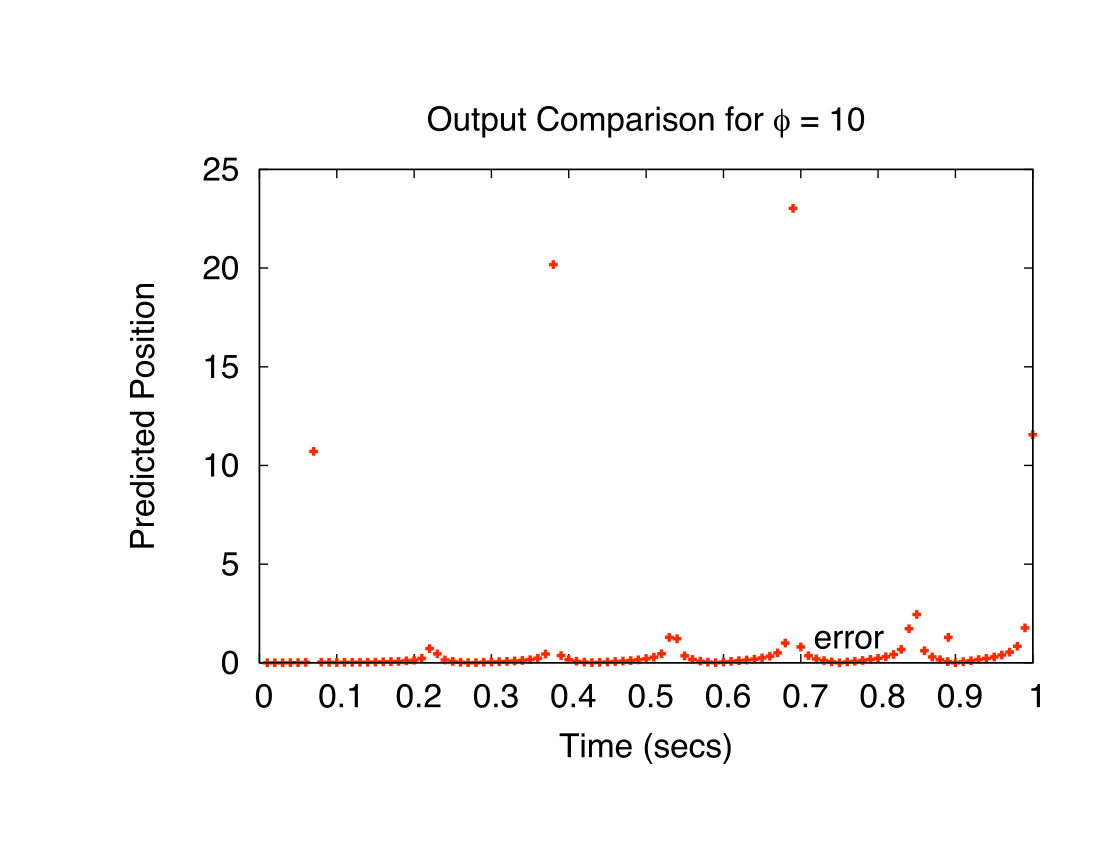

The gnuplot source for this figure:
set term postscript enhanced color 24
set title "Output Comparison for {/Symbol f} = 10"
set auto x
set xlabel "Time (secs)"
set ylabel "Predicted Position"
set key bottom right
set out "output_phi_e.eps"
plot \
"output_phi_e.txt" u 1:($2) every :::0::0 ti "error" with points lw 5

set term postscript enhanced color 24
set title "Output Comparison for {/Symbol f} = 10"
set auto x
set xlabel "Time (secs)"
set ylabel "Predicted Position"
set key bottom right
set out "final_output_e.eps"
plot \
"final_output_e.txt" u 1:($2) every :::0::0 ti "error" with points lw 5
